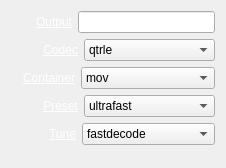
<?xml version="1.0" encoding="UTF-8"?>
<ui version="4.0">
 <class>InspectorFileRecorderWidget</class>
 <widget class="QWidget" name="InspectorFileRecorderWidget">
  <property name="geometry">
   <rect>
    <x>0</x>
    <y>0</y>
    <width>226</width>
    <height>168</height>
   </rect>
  </property>
  <property name="sizePolicy">
   <sizepolicy hsizetype="Expanding" vsizetype="Preferred">
    <horstretch>0</horstretch>
    <verstretch>0</verstretch>
   </sizepolicy>
  </property>
  <layout class="QVBoxLayout" name="verticalLayout">
   <item>
    <layout class="QHBoxLayout" name="horizontalLayoutOutput">
     <item>
      <spacer name="horizontalSpacerOutput">
       <property name="orientation">
        <enum>Qt::Horizontal</enum>
       </property>
       <property name="sizeType">
        <enum>QSizePolicy::Fixed</enum>
       </property>
       <property name="sizeHint" stdset="0">
        <size>
         <width>24</width>
         <height>20</height>
        </size>
       </property>
      </spacer>
     </item>
     <item>
      <widget class="QLabel" name="labelOutput">
       <property name="text">
        <string>&lt;a href=&quot;Output&quot; style=&quot;color: white;&quot;&gt;Output&lt;/a&gt;</string>
       </property>
       <property name="alignment">
        <set>Qt::AlignRight|Qt::AlignTrailing|Qt::AlignVCenter</set>
       </property>
      </widget>
     </item>
     <item>
      <widget class="QLineEdit" name="lineEditOutput"/>
     </item>
    </layout>
   </item>
   <item>
    <layout class="QHBoxLayout" name="horizontalLayoutCodec">
     <item>
      <spacer name="horizontalSpacerCodec">
       <property name="orientation">
        <enum>Qt::Horizontal</enum>
       </property>
       <property name="sizeType">
        <enum>QSizePolicy::Fixed</enum>
       </property>
       <property name="sizeHint" stdset="0">
        <size>
         <width>32</width>
         <height>20</height>
        </size>
       </property>
      </spacer>
     </item>
     <item>
      <widget class="QLabel" name="labelCodec">
       <property name="text">
        <string>&lt;a href=&quot;Codec&quot; style=&quot;color: white;&quot;&gt;Codec&lt;/a&gt;</string>
       </property>
       <property name="alignment">
        <set>Qt::AlignRight|Qt::AlignTrailing|Qt::AlignVCenter</set>
       </property>
      </widget>
     </item>
     <item>
      <widget class="QComboBox" name="comboBoxCodec">
       <property name="sizePolicy">
        <sizepolicy hsizetype="Expanding" vsizetype="Fixed">
         <horstretch>0</horstretch>
         <verstretch>0</verstretch>
        </sizepolicy>
       </property>
       <item>
        <property name="text">
         <string>qtrle</string>
        </property>
       </item>
       <item>
        <property name="text">
         <string>libx264</string>
        </property>
       </item>
       <item>
        <property name="text">
         <string>dnxhd</string>
        </property>
       </item>
       <item>
        <property name="text">
         <string>prores</string>
        </property>
       </item>
       <item>
        <property name="text">
         <string>rawvideo</string>
        </property>
       </item>
       <item>
        <property name="text">
         <string>ffvhuff</string>
        </property>
       </item>
      </widget>
     </item>
    </layout>
   </item>
   <item>
    <layout class="QHBoxLayout" name="horizontalLayoutContainer">
     <item>
      <spacer name="horizontalSpacerContainer">
       <property name="orientation">
        <enum>Qt::Horizontal</enum>
       </property>
       <property name="sizeType">
        <enum>QSizePolicy::Fixed</enum>
       </property>
       <property name="sizeHint" stdset="0">
        <size>
         <width>12</width>
         <height>20</height>
        </size>
       </property>
      </spacer>
     </item>
     <item>
      <widget class="QLabel" name="labelContainer">
       <property name="text">
        <string>&lt;a href=&quot;Container&quot; style=&quot;color: white;&quot;&gt;Container&lt;/a&gt;</string>
       </property>
       <property name="alignment">
        <set>Qt::AlignRight|Qt::AlignTrailing|Qt::AlignVCenter</set>
       </property>
      </widget>
     </item>
     <item>
      <widget class="QComboBox" name="comboBoxContainer">
       <property name="sizePolicy">
        <sizepolicy hsizetype="Expanding" vsizetype="Fixed">
         <horstretch>0</horstretch>
         <verstretch>0</verstretch>
        </sizepolicy>
       </property>
       <item>
        <property name="text">
         <string>mov</string>
        </property>
       </item>
      </widget>
     </item>
    </layout>
   </item>
   <item>
    <layout class="QHBoxLayout" name="horizontalLayoutPreset">
     <item>
      <spacer name="horizontalSpacerPreset">
       <property name="orientation">
        <enum>Qt::Horizontal</enum>
       </property>
       <property name="sizeType">
        <enum>QSizePolicy::Fixed</enum>
       </property>
       <property name="sizeHint" stdset="0">
        <size>
         <width>31</width>
         <height>20</height>
        </size>
       </property>
      </spacer>
     </item>
     <item>
      <widget class="QLabel" name="labelPreset">
       <property name="text">
        <string>&lt;a href=&quot;Preset&quot; style=&quot;color: white;&quot;&gt;Preset&lt;/a&gt;</string>
       </property>
       <property name="alignment">
        <set>Qt::AlignRight|Qt::AlignTrailing|Qt::AlignVCenter</set>
       </property>
      </widget>
     </item>
     <item>
      <widget class="QComboBox" name="comboBoxPreset">
       <property name="sizePolicy">
        <sizepolicy hsizetype="Expanding" vsizetype="Fixed">
         <horstretch>0</horstretch>
         <verstretch>0</verstretch>
        </sizepolicy>
       </property>
       <item>
        <property name="text">
         <string>ultrafast</string>
        </property>
       </item>
      </widget>
     </item>
    </layout>
   </item>
   <item>
    <layout class="QHBoxLayout" name="horizontalLayoutTune">
     <item>
      <spacer name="horizontalSpacerTune">
       <property name="orientation">
        <enum>Qt::Horizontal</enum>
       </property>
       <property name="sizeType">
        <enum>QSizePolicy::Fixed</enum>
       </property>
       <property name="sizeHint" stdset="0">
        <size>
         <width>38</width>
         <height>20</height>
        </size>
       </property>
      </spacer>
     </item>
     <item>
      <widget class="QLabel" name="labelTune">
       <property name="text">
        <string>&lt;a href=&quot;Tune&quot; style=&quot;color: white;&quot;&gt;Tune&lt;/a&gt;</string>
       </property>
       <property name="alignment">
        <set>Qt::AlignRight|Qt::AlignTrailing|Qt::AlignVCenter</set>
       </property>
      </widget>
     </item>
     <item>
      <widget class="QComboBox" name="comboBoxTune">
       <property name="sizePolicy">
        <sizepolicy hsizetype="Expanding" vsizetype="Fixed">
         <horstretch>0</horstretch>
         <verstretch>0</verstretch>
        </sizepolicy>
       </property>
       <item>
        <property name="text">
         <string>fastdecode</string>
        </property>
       </item>
      </widget>
     </item>
    </layout>
   </item>
   <item>
    <spacer name="verticalSpacerFileRecorder">
     <property name="orientation">
      <enum>Qt::Vertical</enum>
     </property>
     <property name="sizeType">
      <enum>QSizePolicy::Fixed</enum>
     </property>
     <property name="sizeHint" stdset="0">
      <size>
       <width>20</width>
       <height>10</height>
      </size>
     </property>
    </spacer>
   </item>
  </layout>
 </widget>
 <resources/>
 <connections>
  <connection>
   <sender>labelOutput</sender>
   <signal>linkActivated(QString)</signal>
   <receiver>InspectorFileRecorderWidget</receiver>
   <slot>resetOutput(QString)</slot>
   <hints>
    <hint type="sourcelabel">
     <x>46</x>
     <y>24</y>
    </hint>
    <hint type="destinationlabel">
     <x>3</x>
     <y>21</y>
    </hint>
   </hints>
  </connection>
  <connection>
   <sender>labelContainer</sender>
   <signal>linkActivated(QString)</signal>
   <receiver>InspectorFileRecorderWidget</receiver>
   <slot>resetContainer(QString)</slot>
   <hints>
    <hint type="sourcelabel">
     <x>74</x>
     <y>85</y>
    </hint>
    <hint type="destinationlabel">
     <x>3</x>
     <y>54</y>
    </hint>
   </hints>
  </connection>
  <connection>
   <sender>comboBoxContainer</sender>
   <signal>currentIndexChanged(QString)</signal>
   <receiver>InspectorFileRecorderWidget</receiver>
   <slot>containerChanged(QString)</slot>
   <hints>
    <hint type="sourcelabel">
     <x>215</x>
     <y>85</y>
    </hint>
    <hint type="destinationlabel">
     <x>230</x>
     <y>49</y>
    </hint>
   </hints>
  </connection>
  <connection>
   <sender>labelCodec</sender>
   <signal>linkActivated(QString)</signal>
   <receiver>InspectorFileRecorderWidget</receiver>
   <slot>resetCodec(QString)</slot>
   <hints>
    <hint type="sourcelabel">
     <x>77</x>
     <y>57</y>
    </hint>
    <hint type="destinationlabel">
     <x>0</x>
     <y>84</y>
    </hint>
   </hints>
  </connection>
  <connection>
   <sender>comboBoxCodec</sender>
   <signal>currentIndexChanged(QString)</signal>
   <receiver>InspectorFileRecorderWidget</receiver>
   <slot>codecChanged(QString)</slot>
   <hints>
    <hint type="sourcelabel">
     <x>215</x>
     <y>57</y>
    </hint>
    <hint type="destinationlabel">
     <x>233</x>
     <y>75</y>
    </hint>
   </hints>
  </connection>
  <connection>
   <sender>labelPreset</sender>
   <signal>linkActivated(QString)</signal>
   <receiver>InspectorFileRecorderWidget</receiver>
   <slot>resetPreset(QString)</slot>
   <hints>
    <hint type="sourcelabel">
     <x>63</x>
     <y>101</y>
    </hint>
    <hint type="destinationlabel">
     <x>2</x>
     <y>113</y>
    </hint>
   </hints>
  </connection>
  <connection>
   <sender>comboBoxPreset</sender>
   <signal>currentIndexChanged(QString)</signal>
   <receiver>InspectorFileRecorderWidget</receiver>
   <slot>presetChanged(QString)</slot>
   <hints>
    <hint type="sourcelabel">
     <x>197</x>
     <y>98</y>
    </hint>
    <hint type="destinationlabel">
     <x>226</x>
     <y>102</y>
    </hint>
   </hints>
  </connection>
  <connection>
   <sender>labelTune</sender>
   <signal>linkActivated(QString)</signal>
   <receiver>InspectorFileRecorderWidget</receiver>
   <slot>resetTune(QString)</slot>
   <hints>
    <hint type="sourcelabel">
     <x>66</x>
     <y>135</y>
    </hint>
    <hint type="destinationlabel">
     <x>1</x>
     <y>145</y>
    </hint>
   </hints>
  </connection>
  <connection>
   <sender>comboBoxTune</sender>
   <signal>currentIndexChanged(QString)</signal>
   <receiver>InspectorFileRecorderWidget</receiver>
   <slot>tuneChanged(QString)</slot>
   <hints>
    <hint type="sourcelabel">
     <x>200</x>
     <y>132</y>
    </hint>
    <hint type="destinationlabel">
     <x>226</x>
     <y>148</y>
    </hint>
   </hints>
  </connection>
  <connection>
   <sender>lineEditOutput</sender>
   <signal>textChanged(QString)</signal>
   <receiver>InspectorFileRecorderWidget</receiver>
   <slot>outputChanged(QString)</slot>
   <hints>
    <hint type="sourcelabel">
     <x>191</x>
     <y>23</y>
    </hint>
    <hint type="destinationlabel">
     <x>230</x>
     <y>20</y>
    </hint>
   </hints>
  </connection>
 </connections>
 <slots>
  <slot>containerChanged(QString)</slot>
  <slot>resetContainer(QString)</slot>
  <slot>resetCodec(QString)</slot>
  <slot>codecChanged(QString)</slot>
  <slot>resetPreset(QString)</slot>
  <slot>presetChanged(QString)</slot>
  <slot>resetTune(QString)</slot>
  <slot>tuneChanged(QString)</slot>
  <slot>resetOutput(QString)</slot>
  <slot>outputChanged(QString)</slot>
 </slots>
</ui>
